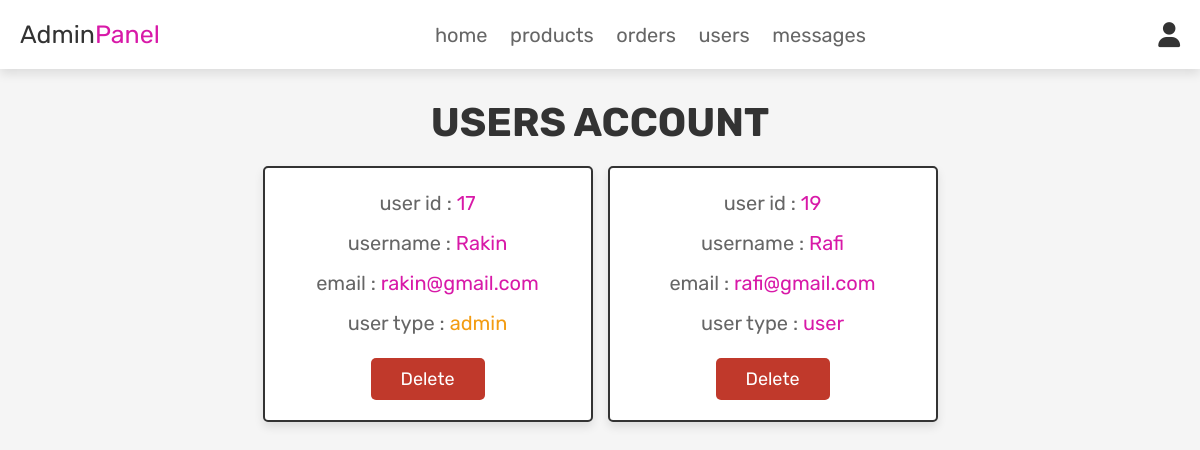
The page /admin_users.php (signed in) on the database its author committed.
### tables this page shows
CREATE TABLE `users` (
  `id` int(100) NOT NULL,
  `name` varchar(100) NOT NULL,
  `email` varchar(100) NOT NULL,
  `password` varchar(100) NOT NULL,
  `user_type` varchar(20) NOT NULL DEFAULT 'user'
);

### admin_users.php (the view, shortened to what this page needs)
<?php
@include 'config.php';
?>
<!DOCTYPE html>
<html lang="en">
<head>
   <link rel="stylesheet" href="https://cdnjs.cloudflare.com/ajax/libs/font-awesome/6.0.0/css/all.min.css">
   <link rel="stylesheet" href="css/admin_style.css">
</head>
<body>
<?php @include 'admin_header.php'; ?>
<section class="users">
   <h1 class="title">users account</h1>
   <div class="box-container">
      <?php
         $select_users = mysqli_query($conn, "SELECT * FROM `users`") or die('query failed');
         if(mysqli_num_rows($select_users) > 0){
            while($fetch_users = mysqli_fetch_assoc($select_users)){
      ?>
      <div class="box">
         <p>user id : <span><?php echo $fetch_users['id']; ?></span></p>
         <p>username : <span><?php echo $fetch_users['name']; ?></span></p>
         <p>email : <span><?php echo $fetch_users['email']; ?></span></p>
         <p>user type : <span style="color:<?php if($fetch_users['user_type'] == 'admin'){ echo 'var(--orange)'; }; ?>"><?php echo $fetch_users['user_type']; ?></span></p>
         <a href="admin_users.php?delete=<?php echo $fetch_users['id']; ?>" onclick="return confirm('delete this user?');" class="delete-btn">delete</a>
      </div>
      <?php
         }
      }
      ?>
   </div>
</section>
</body>
</html>

### css/admin_style.css (style rules this page uses)
:root { --pink:#d819a8; --red:#c0392b; --orange:#f39c12; --black:#333; --white:#fff; --light-color:#666; --light-white:#ccc; --light-bg:#f5f5f5; --border:.2rem solid var(--black); --box-shadow:0 .5rem 1rem rgba(0,0,0,.1); }
* { font-family: 'Rubik', sans-serif; margin:0; padding:0; box-sizing: border-box; outline: none; border:none; text-decoration: none; transition:all .2s linear; }
html { font-size: 62.5%; overflow-x: hidden; scroll-behavior: smooth; scroll-padding-top: 6.5rem; }
body { background: var(--light-bg); }
section { padding:3rem 2rem; }
.title { text-align: center; margin-bottom: 2rem; color:var(--black); text-transform: uppercase; font-size: 4rem; }
.btn, .delete-btn, .option-btn { display: inline-block; border-radius: .5rem; margin-top: 1rem; font-size: 1.8rem; color:var(--white); cursor: pointer; padding:1rem 3rem; text-transform: capitalize; }
.delete-btn { background-color: var(--red); }
.users .box-container { display: grid; grid-template-columns: repeat(auto-fit, 33rem); gap:1.5rem; align-items: flex-start; max-width: 1200px; margin: 0 auto; justify-content: center; }
.users .box-container .box { padding:2rem; border:var(--border); background-color: var(--white); box-shadow: var(--box-shadow); border-radius: .5rem; text-align: center; }
.users .box-container .box p { font-size: 2rem; color:var(--light-color); margin-bottom: 1rem; line-height: 1.5; }
.users .box-container .box p span { color:var(--pink); }
.users .box-container .box .delete-btn { margin-top: .5; }

### rows shown on the page
users: id "17", name "Rakin", email "rakin@gmail.com", user_type "admin"
users: id "19", name "Rafi", email "rafi@gmail.com", user_type "user"
